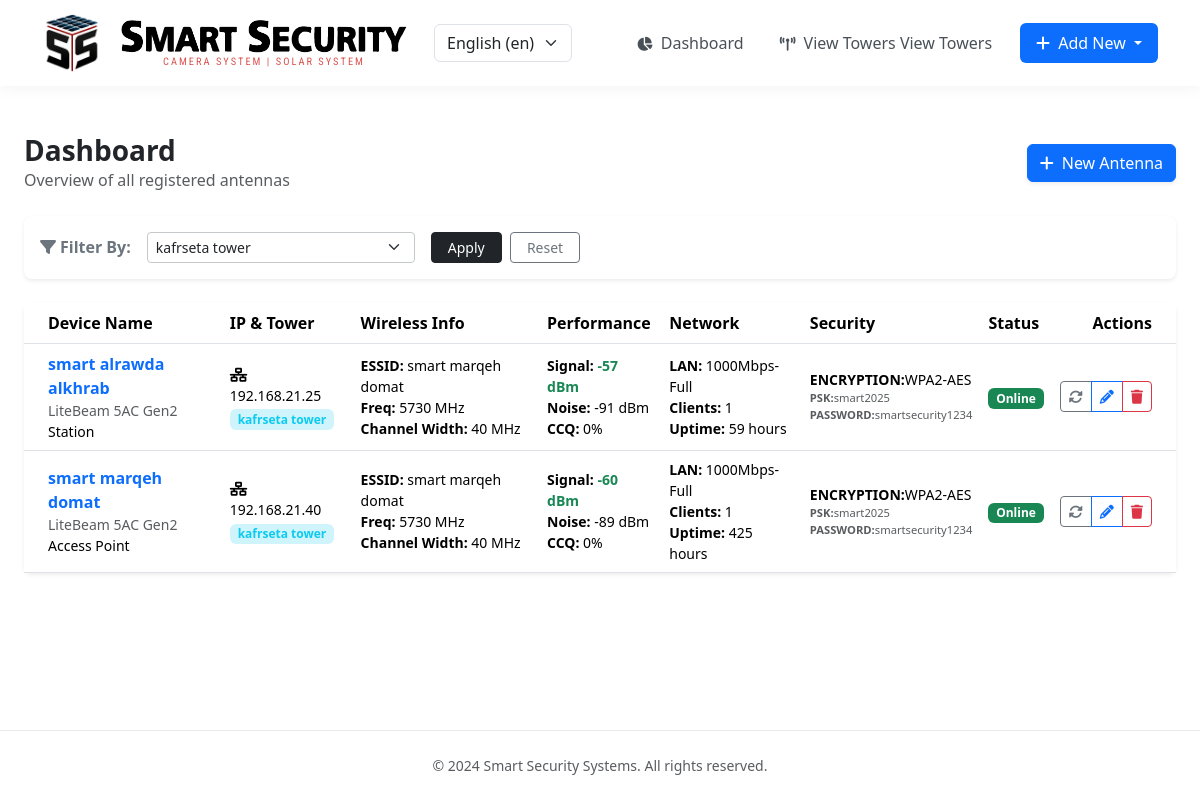
Page /en/dashboard/?tower_filter=2 on the committed database.
### network_management_app/models.py (models this page shows, shortened)
class Antenna(models.Model):
    name_device = models.CharField(max_length=100)
    model_device = models.CharField(max_length=100)
    operation_mode = models.CharField(max_length=50)
    signal = models.CharField(max_length=50)
    noise = models.CharField(max_length=50)
    ccq = models.CharField(max_length=50)
    lan_speed = models.CharField(max_length=50)
    number_of_clients = models.IntegerField()
    uptime_hours = models.CharField(max_length=50)
    essid = models.CharField(max_length=100)
    frequency = models.CharField(max_length=50)
    channel_width = models.CharField(max_length=50)
    distance = models.CharField(max_length=50)
    encryption = models.CharField(max_length=50)
    psk = models.CharField(max_length=100)
    status = models.CharField(max_length=20)
    ip_address = models.GenericIPAddressField()
    password = models.CharField(max_length=100)
    tower = models.ForeignKey('Tower', on_delete=models.CASCADE, related_name='antennas', null=True, blank=True)

class Tower(models.Model):
    name_tower = models.CharField(max_length=100)

### network_management_app/views.py (the view)
# urls.py: path('dashboard/', views.dashboard, name='dashboard'),
def dashboard(request):
    towers = Tower.objects.all()
    tower_id = request.GET.get('tower_filter')
    if tower_id:
        antennas = Antenna.objects.filter(tower__id=tower_id)
    else:
        antennas = Antenna.objects.all()
    return render(request, 'network_management_app/dashboard.html', {'antennas': antennas, 'towers': towers})

### network_management_app/templates/network_management_app/dashboard.html (shortened to what this page needs)
{% extends 'basic.html' %}
{% load i18n %}
{% block content %}
<div class="container-fluid px-4 mt-4">
    <div class="d-flex justify-content-between align-items-center mb-4">
        <div>
            <h1 class="h3 text-dark fw-bold mb-0">{% trans 'Dashboard' %}</h1>
            <p class="text-muted mb-0">{% trans 'Overview of all registered antennas' %} </p>
        </div>
        <a href="{% url 'add' %}" class="btn btn-primary shadow-sm">
            <i class="fas fa-plus me-2"></i>{% trans 'New Antenna' %}
        </a>
    </div>
    <div class="card border-0 shadow-sm mb-4 rounded-3">
        <div class="card-body py-3">
            <form method="GET" class="row g-3 align-items-center">
                <div class="col-auto">
                    <span class="fw-bold text-secondary"><i class="fas fa-filter me-1"></i>{% trans 'Filter By:' %}</span>
                </div>
                <div class="col-md-4 col-lg-3">
                    <select name="tower_filter" id="tower_filter" class="form-select form-select-sm border-secondary-subtle">
                        {% for tower in towers %}
                            <option value="{{ tower.id }}" {% if request.GET.tower_filter == tower.id|stringformat:"i" %}selected{% endif %}>
                                {{ tower.name_tower }}
                            </option>
                        {% endfor %}
                    </select>
                </div>
                <div class="col-auto">
                    <button type="submit" class="btn btn-dark btn-sm px-3">{% trans 'Apply' %}</button>
                    <a href="{% url 'dashboard' %}" class="btn btn-outline-secondary btn-sm px-3 ms-1">{% trans 'Reset' %}</a>
                </div>
            </form>
        </div>
    </div>
    <div class="card border-0 shadow-sm rounded-3">
    <div class="table-responsive">
        <table class="table table-hover align-middle mb-0">
            <thead class="bg-light">
                <tr>
                    <th class="ps-4">{% trans 'Device Name' %}</th>
                    <th>{% trans 'IP & Tower' %}</th>
                    <th>{% trans 'Wireless Info' %}</th>
                    <th>{% trans 'Performance' %}</th>
                    <th>{% trans 'Network' %}</th>
                    <th>{% trans 'Security' %}</th>
                    <th>{% trans 'Status' %}</th>
                    <th class="text-end pe-4">{% trans 'Actions' %}</th>
                </tr>
            </thead>
            <tbody>
                {% for antenna in antennas %}
                <tr class="antenna-row" data-id="{{ antenna.id }}">
                    <td class="ps-4">
                        <div class="fw-bold text-primary">{{ antenna.name_device }}</div>
                        <div class="small text-muted">{{ antenna.model_device }}</div>
                        <div class="small">{{ antenna.operation_mode }}</div>
                    </td>
                    <td>
                        <div class="small"><i class="fas fa-network-wired me-1"></i> {{ antenna.ip_address }}</div>
                        <div class="badge bg-info-subtle text-info small">{{ antenna.tower.name_tower }}</div>
                    </td>
                    <td>
                        <div class="small"><b>ESSID:</b> {{ antenna.essid }}</div>
                        <div class="small"><b>Freq:</b> {{ antenna.frequency }}</div>
                        <div class="small"><b>Channel Width:</b> {{ antenna.channel_width }}</div>
                    </td>
                    <td>
                        <div class="small"><b>Signal:</b> <span class="live-signal text-success fw-bold">{{ antenna.signal }}</span></div>
                        <div class="small"><b>Noise:</b> {{ antenna.noise }}</div>
                        <div class="small"><b>CCQ:</b> <span class="live-ccq">{{ antenna.ccq }}</span></div>
                    </td>
                    <td>
                        <div class="small"><b>LAN:</b> {{ antenna.lan_speed }}</div>
                        <div class="small"><b>Clients:</b> <span class="live-clients">{{ antenna.number_of_clients }}</span></div>
                        <div class="small"><b>Uptime:</b> {{ antenna.uptime_hours }}</div>
                    </td>
                    <td>
                        <div class="small text-uppercase"><b>ENCRYPTION:</b>{{ antenna.encryption }}</div>
                        <div class="small text-muted" style="font-size: 0.7rem;"><b>PSK:</b>{{ antenna.psk }}</div>
                        <div class="small text-muted" style="font-size: 0.7rem;"><b>PASSWORD:</b>{{ antenna.password }}</div>
                    </td>
                    <td>
                        <span class="live-status badge {% if antenna.status == 'Online' %}bg-success{% else %}bg-danger{% endif %}">
                            {{ antenna.status }}
                        </span>
                    </td>
                    <td class="text-end pe-4">
                        <div class="btn-group">
                            <button class="btn btn-sm btn-outline-secondary refresh-btn" onclick="updateAntennaRow({{ antenna.id }})">
                                <i class="fas fa-sync-alt"></i>
                            </button>
                            <a href="{% url 'edit' antenna.id %}" class="btn btn-sm btn-outline-primary"><i class="fas fa-pencil-alt"></i></a>
                            <a href="{% url 'delete' antenna.id %}" class="btn btn-sm btn-outline-danger" onclick="return confirm('Are you sure?')"><i class="fas fa-trash"></i></a>
                        </div>
                    </td>
                </tr>
                {% empty %}
                <tr><td colspan="8" class="text-center py-4">{% trans 'No data available' %}</td></tr>
                {% endfor %}
            </tbody>
        </table>
    </div>
    </div>
</div>
{% endblock content %}

### static/css/main.css (style rules this page uses)
:root { --bs-primary: #0d6efd; --bs-secondary: #6c757d; --bs-success: #198754; --bs-danger: #dc3545; --bs-warning: #ffc107; --bs-info: #0dcaf0; --bs-light: #f8f9fa; --bs-dark: #212529; --purple-500: #c5aaf7; --pink-500: #e83e8c; --green-500: #198754; --cyan-500: #0dcaf0; --primary-blue: #ededed; --primary-indigo: #6610f2; --light-purple: #e0d1ff; --card-shadow: 0 10px 30px rgba(61, 61, 61, 0.1); --white: #ffffff; }
body { font-family: 'Inter', sans-serif; background-color: var(--bs-light); min-height: 100vh; display: flex; flex-direction: column; }

### rows in the picture
Antenna: name_device "smart alrawda alkhrab", model_device "LiteBeam 5AC Gen2", operation_mode "Station", ip_address "192.168.21.25", tower.name_tower "kafrseta tower", essid "smart marqeh domat", frequency "5730 MHz", channel_width "40 MHz", signal "-57 dBm", noise "-91 dBm", ccq "0%", lan_speed "1000Mbps-Full", number_of_clients "1", uptime_hours "59 hours", encryption "WPA2-AES", psk "smart2025", password "smartsecurity1234", status "Online"
Antenna: name_device "smart marqeh domat", model_device "LiteBeam 5AC Gen2", operation_mode "Access Point", ip_address "192.168.21.40", tower.name_tower "kafrseta tower", essid "smart marqeh domat", frequency "5730 MHz", channel_width "40 MHz", signal "-60 dBm", noise "-89 dBm", ccq "0%", lan_speed "1000Mbps-Full", number_of_clients "1", uptime_hours "425 hours", encryption "WPA2-AES", psk "smart2025", password "smartsecurity1234", status "Online"

### other values in the picture
form field language "English (en)"
form field tower_filter "kafrseta tower"
